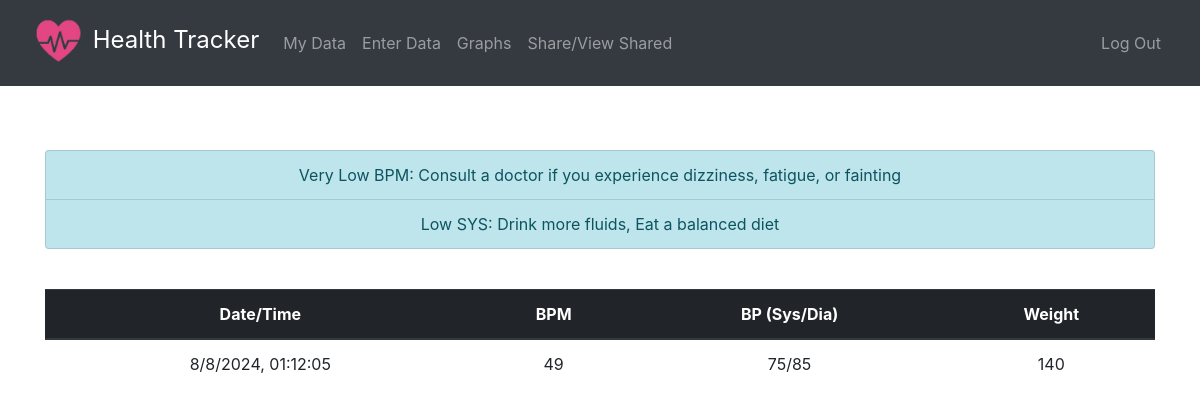
Screenshot of / (signed in) with the database file from the repository.
### tables this page shows
CREATE TABLE records(id INTEGER PRIMARY KEY AUTOINCREMENT NOT NULL, bpm INTEGER, sys INTEGER, dia INTEGER, weight INTEGER, user_id INTEGER NOT NULL, year INTEGER NOT NULL, month INTEGER NOT NULL, day INTEGER NOT NULL, time TIME NOT NULL, FOREIGN KEY(user_id) REFERENCES users(id));

### app.py (the view)
@app.route('/')
@login_required
def index():
         session.pop("shared_view", None)
         conn = sqlite3.connect('health-tracker.db')
         cur = conn.cursor()
         cur.execute('''SELECT year, month, day, time, bpm, sys, dia, weight FROM records WHERE user_id = ?
                     ORDER BY year DESC, month DESC, day DESC, time DESC''', (session["user_id"],))
         rows = cur.fetchall()
         cur.execute('''SELECT dob_year, dob_month, dob_day FROM users WHERE id = ?''', (session["user_id"],))
         dob = cur.fetchone()
         dob_year = dob[0]
         dob_month = dob[1]
         dob_day = dob[2]
         cur.close()
         conn.close()
         age = calculate_age(dob_year, dob_month, dob_day)
         suggestions = get_suggestions(age)
         return render_template("index.html", rows=rows, suggestions=suggestions)

### app.py (called while the page is built)
@app.after_request
def after_request(response):
    response.headers["Cache-Control"] = "no-cache, no-store, must-revalidate"
    response.headers["Expires"] = 0
    response.headers["Pragma"] = "no-cache"
    return response

### helpers.py (called while the page is built)
def calculate_age(dob_year, dob_month, dob_day):
    today = datetime.today()
    age = today.year - dob_year
    if today.month < dob_month:
        age -= 1
    elif today.month == dob_month:
        if today.day < dob_day:
            age -=1
    return age

def login_required(f):
    @wraps(f)
    def decorated_function(*args, **kwargs):
        if session.get("user_id") is None:
            return redirect("/login")
        return f(*args, **kwargs)
    return decorated_function

### templates/index.html (shortened to what this page needs)
{% extends "layout.html" %}
{% block main %}
<p>
    <ul class="list-group">
    {% for suggestion in suggestions %}
        <li class="list-group-item list-group-item-info">{{ suggestion }}</li>
    {% endfor %}
    </ul>
</p>
<br>
<table class="table">
    <thead class="thead-dark">
        <tr>
            <th scope="column">Date/Time</th>
            <th scope="column">BPM</th>
            <th scope="column">BP (Sys/Dia)</th>
            <th scope="column">Weight</th>
        </tr>
    </thead>
    <tbody>
        {% for row in rows %}
        <tr>
            <td>{{ row[1] }}/{{ row[2] }}/{{ row[0] }}, {{ row[3] }}</td>
            <td>{{ row[4] }}</td>
            <td>{{ row[5] }}/{{ row[6] }}</td>
            <td>{{ row[7] }}</td>
        </tr>
    {% endfor %}
    </tbody>
</table>
{% endblock %}

### rows the page displays
records: month "8", day "8", year "2024", time "01:12:05", bpm "49", sys "75", dia "85", weight "140"

### other values shown
{{ suggestion }} "Very Low BPM: Consult a doctor if you experience dizziness, fatigue, or fainting" "Low SYS: Drink more fluids, Eat a balanced diet"
